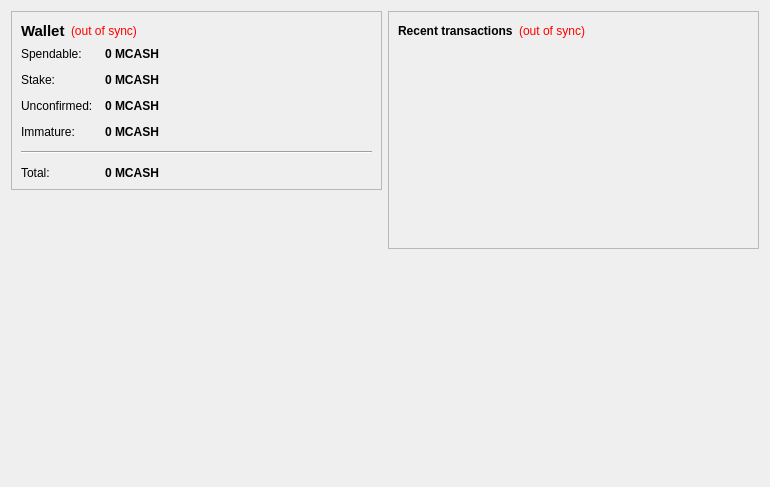
<?xml version="1.0" encoding="UTF-8"?>
<ui version="4.0">
 <class>OverviewPage</class>
 <widget class="QWidget" name="OverviewPage">
  <property name="geometry">
   <rect>
    <x>0</x>
    <y>0</y>
    <width>770</width>
    <height>487</height>
   </rect>
  </property>
  <property name="windowTitle">
   <string>Form</string>
  </property>
  <layout class="QHBoxLayout" name="horizontalLayout" stretch="1,1">
   <item>
    <layout class="QVBoxLayout" name="verticalLayout_2">
     <item>
      <widget class="QFrame" name="frame">
       <property name="frameShape">
        <enum>QFrame::StyledPanel</enum>
       </property>
       <property name="frameShadow">
        <enum>QFrame::Raised</enum>
       </property>
       <layout class="QVBoxLayout" name="verticalLayout_4">
        <item>
         <layout class="QHBoxLayout" name="horizontalLayout_4">
          <item>
           <widget class="QLabel" name="label_5">
            <property name="font">
             <font>
              <pointsize>11</pointsize>
              <weight>75</weight>
              <bold>true</bold>
             </font>
            </property>
            <property name="text">
             <string>Wallet</string>
            </property>
           </widget>
          </item>
          <item>
           <widget class="QLabel" name="labelWalletStatus">
            <property name="toolTip">
             <string>The displayed information may be out of date. Your wallet automatically synchronizes with the MultiMillionaire network after a connection is established, but this process has not completed yet.</string>
            </property>
            <property name="styleSheet">
             <string notr="true">QLabel { color: red; }</string>
            </property>
            <property name="text">
             <string notr="true">(out of sync)</string>
            </property>
            <property name="alignment">
             <set>Qt::AlignLeading|Qt::AlignLeft|Qt::AlignVCenter</set>
            </property>
           </widget>
          </item>
          <item>
           <spacer name="horizontalSpacer_2">
            <property name="orientation">
             <enum>Qt::Horizontal</enum>
            </property>
            <property name="sizeHint" stdset="0">
             <size>
              <width>40</width>
              <height>20</height>
             </size>
            </property>
           </spacer>
          </item>
         </layout>
        </item>
        <item>
         <layout class="QFormLayout" name="formLayout_2">
          <property name="fieldGrowthPolicy">
           <enum>QFormLayout::AllNonFixedFieldsGrow</enum>
          </property>
          <property name="horizontalSpacing">
           <number>12</number>
          </property>
          <property name="verticalSpacing">
           <number>12</number>
          </property>
          <item row="0" column="0">
           <widget class="QLabel" name="label">
            <property name="text">
             <string>Spendable:</string>
            </property>
           </widget>
          </item>
          <item row="0" column="1">
           <widget class="QLabel" name="labelBalance">
            <property name="font">
             <font>
              <weight>75</weight>
              <bold>true</bold>
             </font>
            </property>
            <property name="cursor">
             <cursorShape>IBeamCursor</cursorShape>
            </property>
            <property name="toolTip">
             <string>Your current spendable balance</string>
            </property>
            <property name="text">
             <string notr="true">0 MCASH</string>
            </property>
            <property name="textInteractionFlags">
             <set>Qt::LinksAccessibleByMouse|Qt::TextSelectableByKeyboard|Qt::TextSelectableByMouse</set>
            </property>
           </widget>
          </item>
          <item row="1" column="0">
           <widget class="QLabel" name="label_6">
            <property name="text">
             <string>Stake:</string>
            </property>
           </widget>
          </item>
          <item row="1" column="1">
           <widget class="QLabel" name="labelStake">
            <property name="font">
             <font>
              <weight>75</weight>
              <bold>true</bold>
             </font>
            </property>
            <property name="cursor">
             <cursorShape>IBeamCursor</cursorShape>
            </property>
            <property name="toolTip">
             <string>Total of coins that was staked, and do not yet count toward the current balance</string>
            </property>
            <property name="text">
             <string notr="true">0 MCASH</string>
            </property>
            <property name="textInteractionFlags">
             <set>Qt::LinksAccessibleByMouse|Qt::TextSelectableByKeyboard|Qt::TextSelectableByMouse</set>
            </property>
           </widget>
          </item>
          <item row="2" column="0">
           <widget class="QLabel" name="label_3">
            <property name="text">
             <string>Unconfirmed:</string>
            </property>
           </widget>
          </item>
          <item row="2" column="1">
           <widget class="QLabel" name="labelUnconfirmed">
            <property name="font">
             <font>
              <weight>75</weight>
              <bold>true</bold>
             </font>
            </property>
            <property name="cursor">
             <cursorShape>IBeamCursor</cursorShape>
            </property>
            <property name="toolTip">
             <string>Total of transactions that have yet to be confirmed, and do not yet count toward the current balance</string>
            </property>
            <property name="text">
             <string notr="true">0 MCASH</string>
            </property>
            <property name="textInteractionFlags">
             <set>Qt::LinksAccessibleByMouse|Qt::TextSelectableByKeyboard|Qt::TextSelectableByMouse</set>
            </property>
           </widget>
          </item>
          <item row="3" column="0">
           <widget class="QLabel" name="labelImmatureText">
            <property name="text">
             <string>Immature:</string>
            </property>
           </widget>
          </item>
          <item row="3" column="1">
           <widget class="QLabel" name="labelImmature">
            <property name="font">
             <font>
              <weight>75</weight>
              <bold>true</bold>
             </font>
            </property>
            <property name="toolTip">
             <string>Mined balance that has not yet matured</string>
            </property>
            <property name="text">
             <string notr="true">0 MCASH</string>
            </property>
            <property name="textInteractionFlags">
             <set>Qt::LinksAccessibleByMouse|Qt::TextSelectableByKeyboard|Qt::TextSelectableByMouse</set>
            </property>
           </widget>
          </item>
          <item row="4" column="0" colspan="2">
           <widget class="Line" name="line">
            <property name="orientation">
             <enum>Qt::Horizontal</enum>
            </property>
           </widget>
          </item>
          <item row="5" column="0">
           <widget class="QLabel" name="labelTotalText">
            <property name="text">
             <string>Total:</string>
            </property>
           </widget>
          </item>
          <item row="5" column="1">
           <widget class="QLabel" name="labelTotal">
            <property name="font">
             <font>
              <weight>75</weight>
              <bold>true</bold>
             </font>
            </property>
            <property name="cursor">
             <cursorShape>IBeamCursor</cursorShape>
            </property>
            <property name="toolTip">
             <string>Your current total balance</string>
            </property>
            <property name="text">
             <string notr="true">0 MCASH</string>
            </property>
            <property name="textInteractionFlags">
             <set>Qt::LinksAccessibleByMouse|Qt::TextSelectableByKeyboard|Qt::TextSelectableByMouse</set>
            </property>
           </widget>
          </item>
         </layout>
        </item>
       </layout>
      </widget>
     </item>
     <item>
      <spacer name="verticalSpacer">
       <property name="orientation">
        <enum>Qt::Vertical</enum>
       </property>
       <property name="sizeHint" stdset="0">
        <size>
         <width>20</width>
         <height>40</height>
        </size>
       </property>
      </spacer>
     </item>
     <item>
      <widget class="QLabel" name="label_2">
       <property name="autoFillBackground">
        <bool>true</bool>
       </property>
       <property name="text">
        <string/>
       </property>
       <property name="pixmap">
        <pixmap resource="../bitcoin.qrc">:/icons/drmbg</pixmap>
       </property>
       <property name="scaledContents">
        <bool>false</bool>
       </property>
       <property name="margin">
        <number>0</number>
       </property>
      </widget>
     </item>
    </layout>
   </item>
   <item>
    <layout class="QVBoxLayout" name="verticalLayout_3">
     <item>
      <widget class="QFrame" name="frame_2">
       <property name="frameShape">
        <enum>QFrame::StyledPanel</enum>
       </property>
       <property name="frameShadow">
        <enum>QFrame::Raised</enum>
       </property>
       <layout class="QVBoxLayout" name="verticalLayout">
        <item>
         <layout class="QHBoxLayout" name="horizontalLayout_2">
          <item>
           <widget class="QLabel" name="label_4">
            <property name="text">
             <string>&lt;b&gt;Recent transactions&lt;/b&gt;</string>
            </property>
           </widget>
          </item>
          <item>
           <widget class="QLabel" name="labelTransactionsStatus">
            <property name="toolTip">
             <string>The displayed information may be out of date. Your wallet automatically synchronizes with the MultiMillionaire network after a connection is established, but this process has not completed yet.</string>
            </property>
            <property name="styleSheet">
             <string notr="true">QLabel { color: red; }</string>
            </property>
            <property name="text">
             <string notr="true">(out of sync)</string>
            </property>
            <property name="alignment">
             <set>Qt::AlignRight|Qt::AlignTrailing|Qt::AlignVCenter</set>
            </property>
           </widget>
          </item>
          <item>
           <spacer name="horizontalSpacer">
            <property name="orientation">
             <enum>Qt::Horizontal</enum>
            </property>
            <property name="sizeHint" stdset="0">
             <size>
              <width>40</width>
              <height>20</height>
             </size>
            </property>
           </spacer>
          </item>
         </layout>
        </item>
        <item>
         <widget class="QListView" name="listTransactions">
          <property name="styleSheet">
           <string notr="true">QListView { background: transparent; }</string>
          </property>
          <property name="frameShape">
           <enum>QFrame::NoFrame</enum>
          </property>
          <property name="verticalScrollBarPolicy">
           <enum>Qt::ScrollBarAlwaysOff</enum>
          </property>
          <property name="horizontalScrollBarPolicy">
           <enum>Qt::ScrollBarAlwaysOff</enum>
          </property>
          <property name="selectionMode">
           <enum>QAbstractItemView::NoSelection</enum>
          </property>
         </widget>
        </item>
       </layout>
      </widget>
     </item>
     <item>
      <spacer name="verticalSpacer_2">
       <property name="orientation">
        <enum>Qt::Vertical</enum>
       </property>
       <property name="sizeHint" stdset="0">
        <size>
         <width>20</width>
         <height>40</height>
        </size>
       </property>
      </spacer>
     </item>
    </layout>
   </item>
  </layout>
 </widget>
 <resources/>
 <connections/>
</ui>
